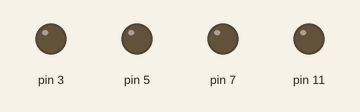
This sketch was run on a simulated Arduino Uno, built with avr-gcc and run on an emulated ATmega328P. Shown: output pins drawn as LEDs (lit = HIGH).

Above: at 0.5 s.
At 2.5 s:
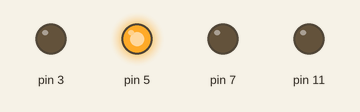
At 4.5 s:
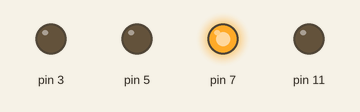
At 9.5 s:
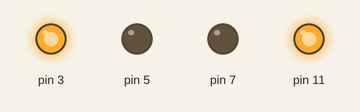
At 14.5 s:
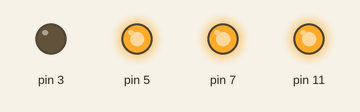
At 19.5 s:
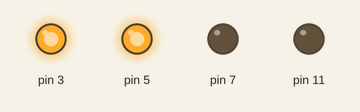
Timing chart, 0 to 20.8 s (numbered marks = the images above):
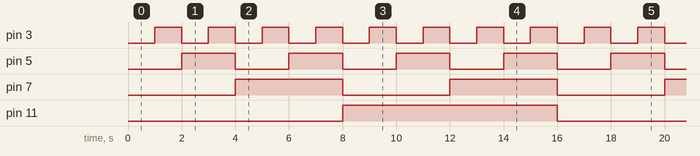

Measured:
- by itself, pin 3: alternates HIGH for 1.0 s and LOW for 1.0 s
- by itself, pin 5: alternates HIGH for 2.0 s and LOW for 2.0 s
- by itself, pin 7: alternates HIGH for 4.0 s and LOW for 4.0 s
- by itself, pin 11: alternates HIGH for 8.0 s and LOW for 8.0 s

The sketch:

sketch_oct26a.ino
```cpp
int n = 0 ;
void setup()
{
  pinMode(11 , OUTPUT);
  pinMode(7 , OUTPUT);
  pinMode(5 , OUTPUT);
  pinMode(3 , OUTPUT);
}

void loop()
{
  for ( n = 0 ; n <= 15 ; n++ ){
    digitalWrite ( 3 , n - ((n/2) * 2)) ;
    digitalWrite ( 5 , (n / 2) - ((n/4) * 2)) ;
    digitalWrite ( 7 , (n / 4) - ((n/8) * 2)) ;
    digitalWrite ( 11 , (n / 8) - ((n/16) * 2)) ;
    delay ( 1000 ) ;
  }

}
```
